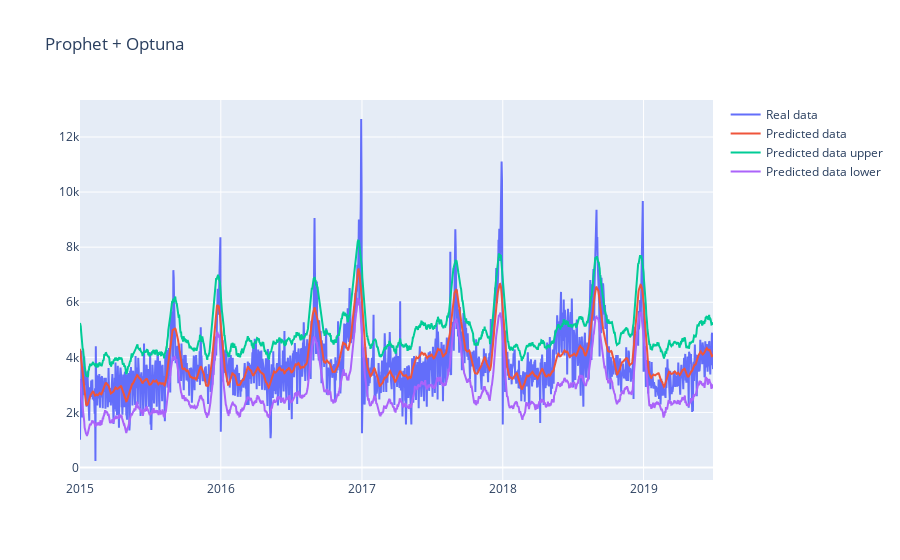

Notebook code for this chart:
### Code cell
fig = go.Figure()
fig.add_trace(
    go.Scatter(x=df['Date'], y=df['series1'], mode='lines', name='Real data')    
)
fig.add_trace(
    go.Scatter(x=df_predict['ds'], y=df_predict['yhat'], mode='lines', name='Predicted data')
)
fig.add_trace(
    go.Scatter(x=df_predict['ds'], y=df_predict['yhat_upper'], mode='lines', name='Predicted data upper')
)
fig.add_trace(
    go.Scatter(x=df_predict['ds'], y=df_predict['yhat_lower'], mode='lines', name='Predicted data lower')
)
fig.update_layout(title='Prophet + Optuna')
fig.show()

### Figure 1 — Plotly figure (JSON) as saved in the notebook; plotly's stock layout.template omitted (floating-point values rounded to 4 significant figures; data arrays with more than 128 entries replaced by an {"elided": "..."} marker saying what was removed)
{"data": [{"mode": "lines", "name": "Real data", "type": "scatter", "x": {"elided": "1642 str values"}, "y": {"elided": "1642 float values"}}, {"mode": "lines", "name": "Predicted data", "type": "scatter", "x": {"elided": "1642 str values"}, "y": {"elided": "1642 float values"}}, {"mode": "lines", "name": "Predicted data upper", "type": "scatter", "x": {"elided": "1642 str values"}, "y": {"elided": "1642 float values"}}, {"mode": "lines", "name": "Predicted data lower", "type": "scatter", "x": {"elided": "1642 str values"}, "y": {"elided": "1642 float values"}}], "layout": {"title": {"text": "Prophet + Optuna"}}}
